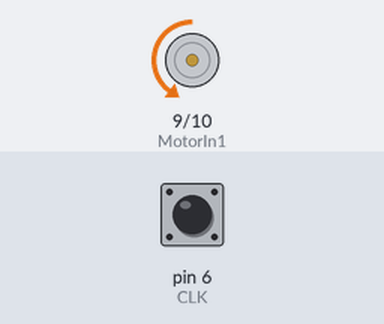
Bench run of a sketch on a simulated Arduino Uno, built with avr-gcc and run on an emulated ATmega328P. Shown: motor-driver pin pairs drawn as motors (green arrow = first pin HIGH = forward, orange = second pin HIGH = backward, longer = more drive). Inputs (shaded band) come from the test bench; at power-on: pin 6 (CLK) HIGH.

Above: at 1.5 s.
At 4.5 s:
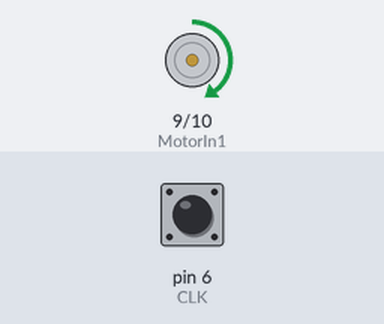
Timing chart, 0 to 7.9 s (numbered marks = the images above):
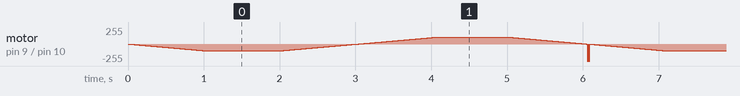

The sketch:

ArduinoEncoderWOLibraries.ino
```cpp
// Rotary Encoder Inputs
#define CLK 6 // White Wire
#define DT 5  // Green Wire

// Motor Drive PMW Pins
#define MotorIn1 9  // Orange Wire
#define MotorIn2 10 // Blue Wire

int counter = 0;
int currentStateCLK;
int lastStateCLK;
String currentDir = "";

int PWMVal = 0;

void setup() {

  // Set encoder pins as inputs
  pinMode(CLK, INPUT);
  pinMode(DT, INPUT);

  // Setting the Motor Pins
  pinMode(MotorIn1, OUTPUT);
  pinMode(MotorIn2, OUTPUT);

  // Setup Serial Monitor
  Serial.begin(9600);

  // Read the initial state of CLK
  lastStateCLK = digitalRead(CLK);
}

void loop() {

  // Read the current state of CLK
  currentStateCLK = digitalRead(CLK);

  // Ramp Up Forward
  digitalWrite(MotorIn1, LOW);
  for (PWMVal; PWMVal <= 100; PWMVal++) {
    currentStateCLK = digitalRead(CLK);
    analogWrite(MotorIn2, PWMVal);
    // positionCheck();
    delay(10);
  }

  // Full Forward Speed for one second
  // Figure out how to pause the process for this time while keeping
  // The counter from the encoder going
  delay(1000);

  // Ramp Down Forward
  for (PWMVal; PWMVal >= 0; PWMVal--) {
    currentStateCLK = digitalRead(CLK);
    analogWrite(MotorIn2, PWMVal);
    // positionCheck();
    delay(10);
  }

  // Ramp Up Backward
  digitalWrite(MotorIn2, LOW);
  for (PWMVal = 0; PWMVal <= 100; PWMVal++) {
    currentStateCLK = digitalRead(CLK);
    analogWrite(MotorIn1, PWMVal);
    // positionCheck();
    delay(10);
  }

  // Full Backwards Speed for one second
  // Figure out how to pause the process for this time while keeping
  // The counter from the encoder going
  delay(1000);

  // Ramp Down Forward
  for (PWMVal = 100; PWMVal >= 0; PWMVal--) {
    currentStateCLK = digitalRead(CLK);
    analogWrite(MotorIn1, PWMVal);
    // positionCheck();
    delay(10);
  }
}

  // If last and current state of CLK are different, then pulse occurred
  // React to only 1 state change to avoid double count
//   if (currentStateCLK != lastStateCLK && currentStateCLK == 1) {

//     // If the DT state is different than the CLK state then
//     // the encoder is rotating CCW so decrement
//     if (digitalRead(DT) != currentStateCLK) {
//       counter--;
//       currentDir = "CCW";
//     } else {
//       // Encoder is rotating CW so increment
//       counter++;
//       currentDir = "CW";
//     }

//     Serial.print("Direction: ");
//     Serial.print(currentDir);
//     Serial.print(" | Counter: ");
//     Serial.println(counter);
//   } else {
//     Serial.print("Direction: ");
//     Serial.print(currentDir);
//     Serial.print(" | Counter: ");
//     Serial.println(counter);
//   }

//   // Remember last CLK state
//   lastStateCLK = currentStateCLK;
//   // counter++;

// }

// void positionCheck () {
//   // If last and current state of CLK are different, then pulse occurred
//   // React to only 1 state change to avoid double count
//   if (currentStateCLK != lastStateCLK && currentStateCLK == 1) {

//     // If the DT state is different than the CLK state then
//     // the encoder is rotating CCW so decrement
//     if (digitalRead(DT) != currentStateCLK) {
//       counter--;
//       currentDir = "CCW";
//     } else {
//       // Encoder is rotating CW so increment
//       counter++;
//       currentDir = "CW";
//     }

//     Serial.print("Direction: ");
//     Serial.print(currentDir);
//     Serial.print(" | Counter: ");
//     Serial.println(counter);
//   } //else {
//   //   Serial.print("Direction: ");
//   //   Serial.print(currentDir);
//   //   Serial.print(" | Counter: ");
//   //   Serial.println(counter);
//   // }

//   // Remember last CLK state
//   lastStateCLK = currentStateCLK;
// }
```
